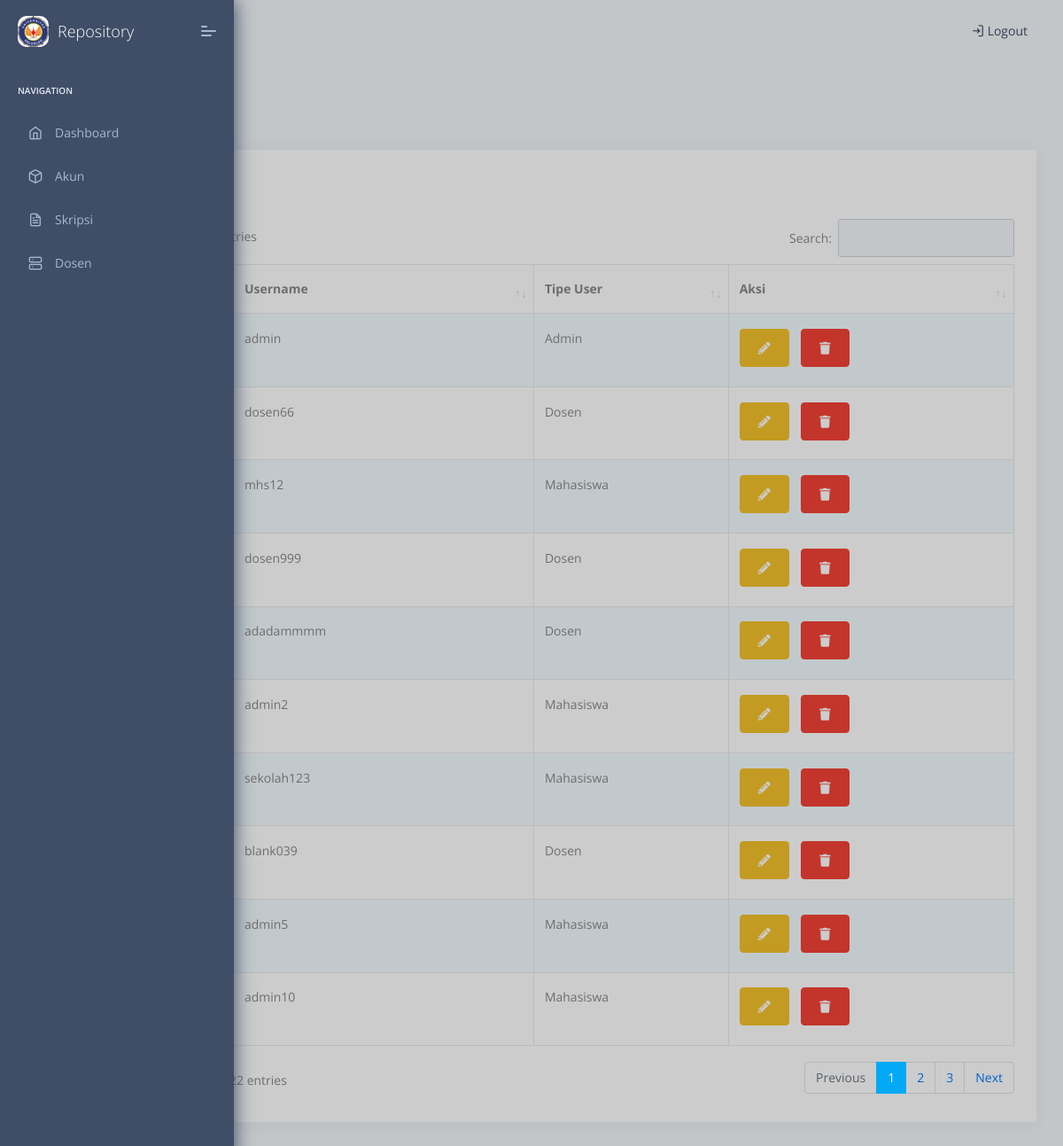
Screenshot of /akun/ (signed in) with the database file from the repository.
### web/models.py (models this page shows, shortened)
class User(AbstractUser):
    USER_TYPE_CHOICES = (
        (1, 'Mahasiswa'),
        (2, 'Dosen'),
        (3, 'Admin'),
    )
    user_type = models.PositiveIntegerField(choices=USER_TYPE_CHOICES, default=1)
    __original_mode = None
    def __init__(self, *args, **kwargs):
        super(User, self).__init__(*args, **kwargs)
        self.__original_mode = self.user_type

### web/views.py (the view)
# urls.py: path('akun/', views.list_akun, name='akun'),
@login_required
@admin_required
def list_akun(request):
    Data_akun = User.objects.all()
    context = {
        'rows': Data_akun,
    }
    return render(request, 'web/akun.html', context)

### templates/web/akun.html (shortened to what this page needs)
{% extends 'web/base.html' %}
{% load static %}
{% block body %}
                    <div class="page-header">
                        <div class="page-block">
                            <div class="row align-items-center">
                                <div class="col-md-12">
                                    <div class="page-header-title">
                                        <h5 class="m-b-10">Akun</h5>
                                    </div>
                                    <ul class="breadcrumb">
                                        <li class="breadcrumb-item"><a href="{% url 'index' %}"></a></li>
                                        <li class="breadcrumb-item"><a href="{% url 'akun' %}">Akun</a></li>
                                    </ul>
                                </div>
                            </div>
                        </div>
                    </div>
                    <div class="main-body">
                        <div class="page-wrapper">
                            <div class="row">
                                <div class="col-sm-12">
                                    <div class="card">
                                        <div class="card-block">
                                        <button id="create-akun" class="btn btn-primary" type="button" name="button">Tambah</button>
                                        <div class="table-responsive">
                                            <table id="example" class="table table-striped table-bordered">
                                    <thead>
                                        <tr>
                                            <th>No</th>
                                            <th>Username</th>
                                            <th>Tipe User</th>
                                            <th>Aksi</th>
                                        </tr>
                                    </thead>
                                    <tbody>
                                        {% for row in rows %}
                                            <tr>
                                                <td>{{ forloop.counter }}</td>
                                                <td>{{ row.username }}</td>
                                                <td>{{ row.get_user_type_display }}</td>
                                                <td>
                                                    <button type="button" id="update-akun" class="bs-modal update-mhs btn btn-sm btn-warning" data-form-url="{% url 'update_akun' row.pk %}">
                                                        <span class="fa fa-pencil-alt"></span>
                                                    </button>
                                                    <button type="button" class="bs-modal delete-akun btn btn-sm btn-danger" data-form-url="{% url 'delete_akun' row.pk %}">
                                                        <span class="fa fa-trash"></span>
                                                    </button>
                                                </td>
                                            </tr>
                                        {% endfor %}
                                    </tbody>
                                </table>
                                </div>
                                        </div>
                                    </div>
                                </div>
                            </div>
{% endblock %}

### rows the page displays
User: username "admin", user_type "Admin"
User: username "dosen66", user_type "Dosen"
User: username "mhs12", user_type "Mahasiswa"
User: username "dosen999", user_type "Dosen"
User: username "adadammmm", user_type "Dosen"
User: username "admin2", user_type "Mahasiswa"
User: username "sekolah123", user_type "Mahasiswa"
User: username "blank039", user_type "Dosen"
User: username "admin5", user_type "Mahasiswa"
User: username "admin10", user_type "Mahasiswa"
